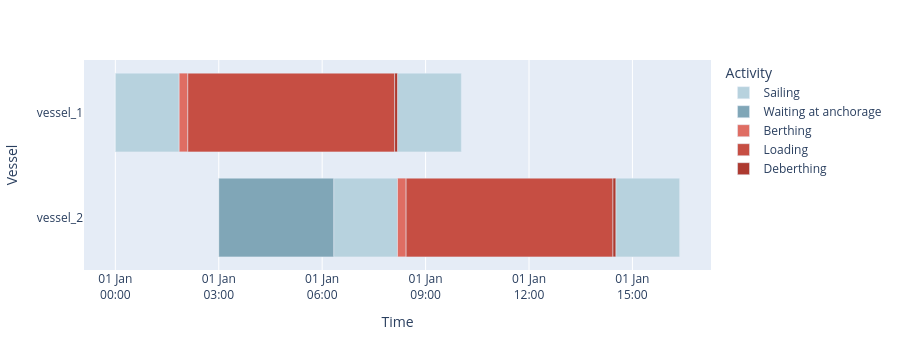

Source (notebook cell):
### Code cell
fig = jetty.plot_vessel_arrival_timeline()
fig

### Figure 1 — Plotly figure (JSON) as saved in the notebook; plotly's stock layout.template omitted (floating-point values rounded to 4 significant figures)
{"data": [{"base": ["2024-01-01T00:00:00.000000", "2024-01-01T08:11:06.666667", "2024-01-01T06:20:00.333333", "2024-01-01T14:31:07.000000"], "customdata": [[1.852], [1.852], [1.852], [1.852]], "hovertemplate": "Activity=Sailing<br>Start=%{base|%Y-%m-%d %H:%M:%S}<br>Stop=%{x|%Y-%m-%d %H:%M:%S}<br>Vessel=%{y}<br>Duration (hours)=%{customdata[0]:.2f}<extra></extra>", "legendgroup": "Sailing", "marker": {"color": "#B7D2DE", "pattern": {"shape": ""}}, "name": "Sailing", "orientation": "h", "showlegend": true, "textposition": "auto", "type": "bar", "x": [6666666, 6666666, 6666666, 6666666], "xaxis": "x", "y": ["vessel_1", "vessel_1", "vessel_2", "vessel_2"], "yaxis": "y"}, {"base": ["2024-01-01T03:00:00.000000"], "customdata": [[3.333]], "hovertemplate": "Activity=Waiting at anchorage<br>Start=%{base|%Y-%m-%d %H:%M:%S}<br>Stop=%{x|%Y-%m-%d %H:%M:%S}<br>Vessel=%{y}<br>Duration (hours)=%{customdata[0]:.2f}<extra></extra>", "legendgroup": "Waiting at anchorage", "marker": {"color": "#80A6B7", "pattern": {"shape": ""}}, "name": "Waiting at anchorage", "orientation": "h", "showlegend": true, "textposition": "auto", "type": "bar", "x": [12000333], "xaxis": "x", "y": ["vessel_2"], "yaxis": "y"}, {"base": ["2024-01-01T01:51:06.666667", "2024-01-01T08:11:07.000000"], "customdata": [[0.25], [0.25]], "hovertemplate": "Activity=Berthing<br>Start=%{base|%Y-%m-%d %H:%M:%S}<br>Stop=%{x|%Y-%m-%d %H:%M:%S}<br>Vessel=%{y}<br>Duration (hours)=%{customdata[0]:.2f}<extra></extra>", "legendgroup": "Berthing", "marker": {"color": "#DF6D63", "pattern": {"shape": ""}}, "name": "Berthing", "orientation": "h", "showlegend": true, "textposition": "auto", "type": "bar", "x": [900000, 900000], "xaxis": "x", "y": ["vessel_1", "vessel_2"], "yaxis": "y"}, {"base": ["2024-01-01T02:06:06.666667", "2024-01-01T08:26:07.000000"], "customdata": [[6.0], [6.0]], "hovertemplate": "Activity=Loading<br>Start=%{base|%Y-%m-%d %H:%M:%S}<br>Stop=%{x|%Y-%m-%d %H:%M:%S}<br>Vessel=%{y}<br>Duration (hours)=%{customdata[0]:.2f}<extra></extra>", "legendgroup": "Loading", "marker": {"color": "#C64E43", "pattern": {"shape": ""}}, "name": "Loading", "orientation": "h", "showlegend": true, "textposition": "auto", "type": "bar", "x": [21600000, 21600000], "xaxis": "x", "y": ["vessel_1", "vessel_2"], "yaxis": "y"}, {"base": ["2024-01-01T08:06:06.666667", "2024-01-01T14:26:07.000000"], "customdata": [[0.08333], [0.08333]], "hovertemplate": "Activity=Deberthing<br>Start=%{base|%Y-%m-%d %H:%M:%S}<br>Stop=%{x|%Y-%m-%d %H:%M:%S}<br>Vessel=%{y}<br>Duration (hours)=%{customdata[0]:.2f}<extra></extra>", "legendgroup": "Deberthing", "marker": {"color": "#AD3A30", "pattern": {"shape": ""}}, "name": "Deberthing", "orientation": "h", "showlegend": true, "textposition": "auto", "type": "bar", "x": [300000, 300000], "xaxis": "x", "y": ["vessel_1", "vessel_2"], "yaxis": "y"}], "layout": {"bargap": 0.25, "barmode": "overlay", "height": 350, "hovermode": "closest", "legend": {"title": {"text": "Activity"}, "tracegroupgap": 0}, "margin": {"t": 60}, "xaxis": {"anchor": "y", "domain": [0, 1], "rangeslider": {"visible": false}, "tickformat": "%d %b\n%H:%M", "title": {"text": "Time"}, "type": "date"}, "yaxis": {"anchor": "x", "autorange": "reversed", "domain": [0, 1], "title": {"text": "Vessel"}}}}
